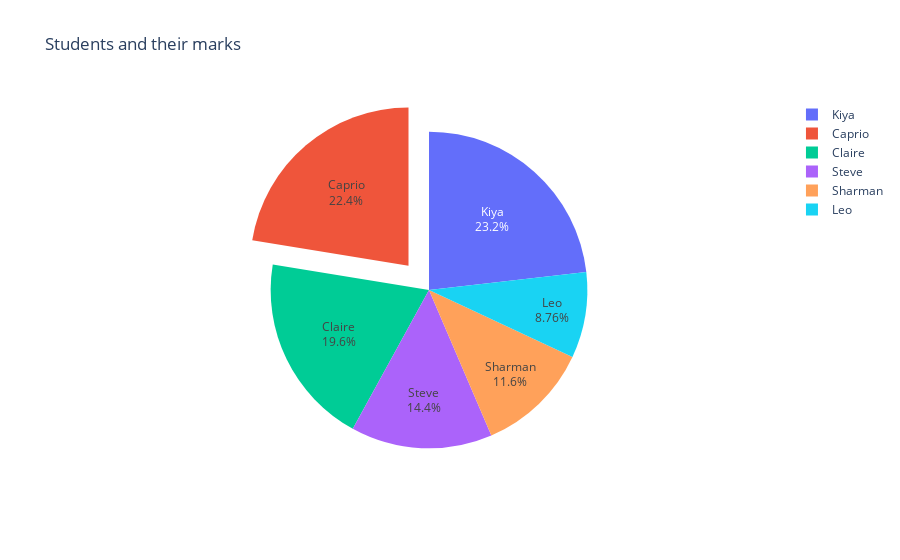

The notebook cell saved with this chart:
### Code cell
# Pie chart
stud = ['Leo', 'Steve', 'Claire', 'Caprio', 'Sharman', 'Kiya']
marks = [34, 56, 76, 87, 45, 90, 91]

# Assicurati che la lunghezza di 'pull' corrisponda a quella di 'stud'
fig = go.Figure(data=[
    go.Pie(
        labels=stud,
        values=marks,
        pull=[0, 0, 0, 0.2, 0, 0]  # Caprio evidenziato
    )
])

fig.update_traces(textposition='inside', textinfo='percent+label')
fig.update_layout(title="Students and their marks")

fig.show()

### Figure 1 — Plotly figure (JSON) as saved in the notebook; plotly's stock layout.template omitted (floating-point values rounded to 4 significant figures)
{"data": [{"labels": ["Leo", "Steve", "Claire", "Caprio", "Sharman", "Kiya"], "pull": [0, 0, 0, 0.2, 0, 0], "textinfo": "percent+label", "textposition": "inside", "type": "pie", "values": [34, 56, 76, 87, 45, 90, 91]}], "layout": {"title": {"text": "Students and their marks"}}}
